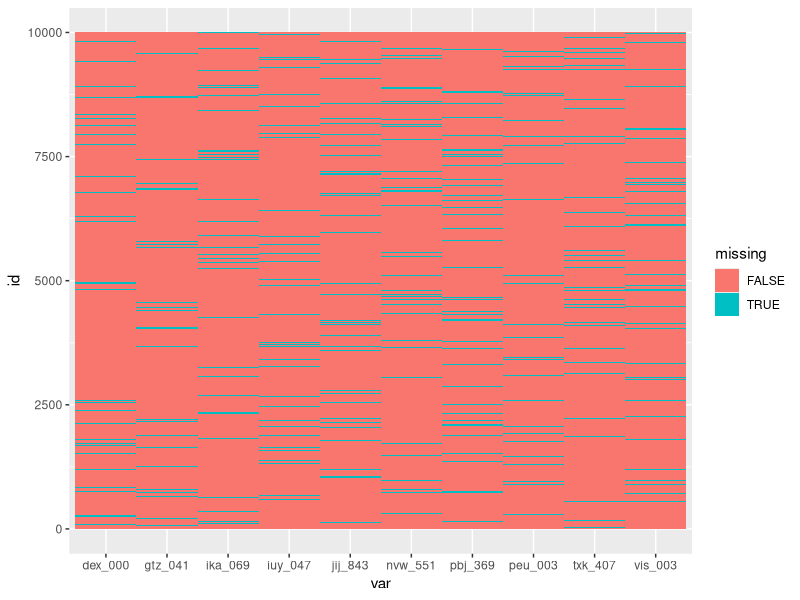
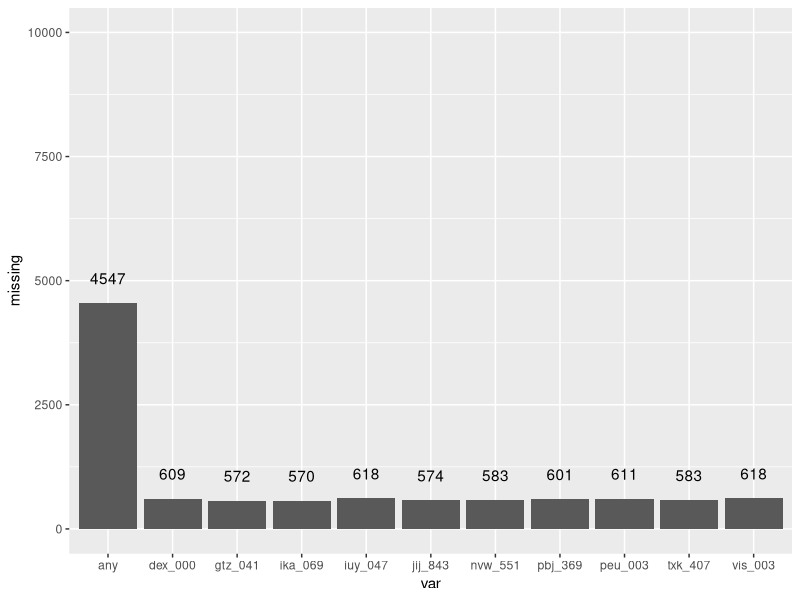

These figures' R source, in order:
# Make some example data
library(tidyverse)
d <- tibble(id = 1:10000)

# Add some variables
for (i in 1:10) {
  # generate a random name
  L <- paste0(sample(letters, 3, replace = T), collapse = "")
  N <- paste0(sample(0:9, 3, replace = T, prob = 1/(1:10)), collapse = "")
  v <- paste0(L, '_', N, collapse = "")
  
  # Make up some normal data
  d[, v] <- rnorm(nrow(d))
}

# Delete some data at random
p_missing = .06

d_miss <- mutate(d, across(.cols = -id, function(x) {
  miss <- runif(nrow(d)) < p_missing
  x[miss] <- NA
  x
}))
  
# Visualise missing cases
d_miss %>%
  pivot_longer(cols = -id, names_to = "var") %>%
  mutate(missing = is.na(value)) %>%
  ggplot(aes(x = var, y = id, fill = missing)) +
  geom_tile(colour = NA)

# Add a summary variable for any missing
d_miss$any <- apply(d_miss, 1, function(r) ifelse(any(is.na(r)), NA, F))

# Plot numbers of missing
d_miss %>%
  pivot_longer(cols = -id, names_to = "var") %>%
  mutate(missing = is.na(value)) %>%
  group_by(var) %>%
  summarise(missing = sum(missing), .groups = 'drop') %>%
  ggplot(aes(x = var, y = missing)) +
  geom_col() +
  geom_text(aes(y = missing + nrow(d) / 20, label = missing)) +
  scale_y_continuous(limits = c(0, nrow(d)))
